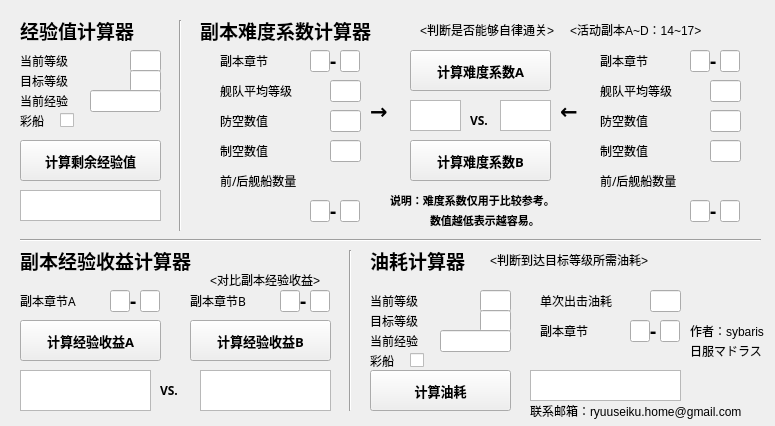
<?xml version="1.0" encoding="UTF-8"?>
<ui version="4.0">
 <class>widget</class>
 <widget class="QWidget" name="widget">
  <property name="geometry">
   <rect>
    <x>0</x>
    <y>0</y>
    <width>775</width>
    <height>426</height>
   </rect>
  </property>
  <property name="minimumSize">
   <size>
    <width>775</width>
    <height>426</height>
   </size>
  </property>
  <property name="maximumSize">
   <size>
    <width>775</width>
    <height>426</height>
   </size>
  </property>
  <property name="windowTitle">
   <string>AZR Pushing Toolbox ver.0.1 *Only support JP/EN server* </string>
  </property>
  <property name="windowIcon">
   <iconset resource="../../../Desktop/test.qrc">
    <normaloff>:/new/icon.jpg</normaloff>:/new/icon.jpg</iconset>
  </property>
  <property name="windowOpacity">
   <double>1.000000000000000</double>
  </property>
  <property name="statusTip">
   <string/>
  </property>
  <widget class="QLabel" name="XP_label">
   <property name="geometry">
    <rect>
     <x>20</x>
     <y>10</y>
     <width>161</width>
     <height>41</height>
    </rect>
   </property>
   <property name="font">
    <font>
     <family>Microsoft YaHei</family>
     <pointsize>14</pointsize>
     <weight>75</weight>
     <bold>true</bold>
    </font>
   </property>
   <property name="text">
    <string>经验值计算器</string>
   </property>
  </widget>
  <widget class="QLabel" name="currentLV_label">
   <property name="geometry">
    <rect>
     <x>20</x>
     <y>40</y>
     <width>101</width>
     <height>41</height>
    </rect>
   </property>
   <property name="font">
    <font>
     <family>Microsoft YaHei</family>
     <pointsize>9</pointsize>
    </font>
   </property>
   <property name="text">
    <string>当前等级</string>
   </property>
  </widget>
  <widget class="QLineEdit" name="currentLV_input">
   <property name="geometry">
    <rect>
     <x>130</x>
     <y>50</y>
     <width>31</width>
     <height>22</height>
    </rect>
   </property>
   <property name="text">
    <string/>
   </property>
  </widget>
  <widget class="QLabel" name="targetLV_label">
   <property name="geometry">
    <rect>
     <x>20</x>
     <y>60</y>
     <width>101</width>
     <height>41</height>
    </rect>
   </property>
   <property name="font">
    <font>
     <family>Microsoft YaHei</family>
     <pointsize>9</pointsize>
    </font>
   </property>
   <property name="mouseTracking">
    <bool>false</bool>
   </property>
   <property name="text">
    <string>目标等级</string>
   </property>
  </widget>
  <widget class="QLineEdit" name="targetLV_input">
   <property name="geometry">
    <rect>
     <x>130</x>
     <y>70</y>
     <width>31</width>
     <height>22</height>
    </rect>
   </property>
   <property name="text">
    <string/>
   </property>
  </widget>
  <widget class="QTextBrowser" name="leftxp_output">
   <property name="geometry">
    <rect>
     <x>20</x>
     <y>190</y>
     <width>141</width>
     <height>31</height>
    </rect>
   </property>
  </widget>
  <widget class="QPushButton" name="leftXP_calc_buttom">
   <property name="geometry">
    <rect>
     <x>20</x>
     <y>140</y>
     <width>141</width>
     <height>41</height>
    </rect>
   </property>
   <property name="font">
    <font>
     <family>Microsoft YaHei</family>
     <pointsize>10</pointsize>
     <weight>75</weight>
     <bold>true</bold>
    </font>
   </property>
   <property name="text">
    <string>计算剩余经验值</string>
   </property>
  </widget>
  <widget class="QCheckBox" name="isnormal_checkbox">
   <property name="geometry">
    <rect>
     <x>60</x>
     <y>110</y>
     <width>21</width>
     <height>20</height>
    </rect>
   </property>
   <property name="font">
    <font>
     <family>Microsoft YaHei</family>
     <pointsize>10</pointsize>
    </font>
   </property>
   <property name="text">
    <string/>
   </property>
  </widget>
  <widget class="QLabel" name="isnormal_label">
   <property name="geometry">
    <rect>
     <x>20</x>
     <y>100</y>
     <width>41</width>
     <height>41</height>
    </rect>
   </property>
   <property name="font">
    <font>
     <family>Microsoft YaHei</family>
     <pointsize>9</pointsize>
    </font>
   </property>
   <property name="mouseTracking">
    <bool>false</bool>
   </property>
   <property name="text">
    <string>彩船</string>
   </property>
  </widget>
  <widget class="QLabel" name="difficulty_calc_label">
   <property name="geometry">
    <rect>
     <x>200</x>
     <y>10</y>
     <width>291</width>
     <height>41</height>
    </rect>
   </property>
   <property name="font">
    <font>
     <family>Microsoft YaHei</family>
     <pointsize>14</pointsize>
     <weight>75</weight>
     <bold>true</bold>
    </font>
   </property>
   <property name="text">
    <string>副本难度系数计算器</string>
   </property>
  </widget>
  <widget class="QLabel" name="chapter_label_a">
   <property name="geometry">
    <rect>
     <x>220</x>
     <y>40</y>
     <width>71</width>
     <height>41</height>
    </rect>
   </property>
   <property name="font">
    <font>
     <family>Microsoft YaHei</family>
     <pointsize>9</pointsize>
    </font>
   </property>
   <property name="text">
    <string>副本章节</string>
   </property>
  </widget>
  <widget class="QLineEdit" name="chapter_input_a">
   <property name="geometry">
    <rect>
     <x>310</x>
     <y>50</y>
     <width>20</width>
     <height>22</height>
    </rect>
   </property>
   <property name="text">
    <string/>
   </property>
  </widget>
  <widget class="QLineEdit" name="section_input">
   <property name="geometry">
    <rect>
     <x>340</x>
     <y>50</y>
     <width>20</width>
     <height>22</height>
    </rect>
   </property>
   <property name="text">
    <string/>
   </property>
  </widget>
  <widget class="QLabel" name="yokosenn01">
   <property name="geometry">
    <rect>
     <x>330</x>
     <y>40</y>
     <width>16</width>
     <height>41</height>
    </rect>
   </property>
   <property name="font">
    <font>
     <family>Microsoft YaHei</family>
     <pointsize>14</pointsize>
     <weight>75</weight>
     <bold>true</bold>
    </font>
   </property>
   <property name="text">
    <string>-</string>
   </property>
  </widget>
  <widget class="QLabel" name="aver_level_label">
   <property name="geometry">
    <rect>
     <x>220</x>
     <y>70</y>
     <width>101</width>
     <height>41</height>
    </rect>
   </property>
   <property name="font">
    <font>
     <family>Microsoft YaHei</family>
     <pointsize>9</pointsize>
    </font>
   </property>
   <property name="text">
    <string>舰队平均等级</string>
   </property>
  </widget>
  <widget class="QLineEdit" name="aver_level_input">
   <property name="geometry">
    <rect>
     <x>330</x>
     <y>80</y>
     <width>31</width>
     <height>22</height>
    </rect>
   </property>
   <property name="text">
    <string/>
   </property>
  </widget>
  <widget class="QLabel" name="antiair_label">
   <property name="geometry">
    <rect>
     <x>220</x>
     <y>100</y>
     <width>101</width>
     <height>41</height>
    </rect>
   </property>
   <property name="font">
    <font>
     <family>Microsoft YaHei</family>
     <pointsize>9</pointsize>
    </font>
   </property>
   <property name="text">
    <string>防空数值</string>
   </property>
  </widget>
  <widget class="QLineEdit" name="antiair_input">
   <property name="geometry">
    <rect>
     <x>330</x>
     <y>110</y>
     <width>31</width>
     <height>22</height>
    </rect>
   </property>
   <property name="text">
    <string/>
   </property>
  </widget>
  <widget class="QLabel" name="airctrl_label">
   <property name="geometry">
    <rect>
     <x>220</x>
     <y>130</y>
     <width>101</width>
     <height>41</height>
    </rect>
   </property>
   <property name="font">
    <font>
     <family>Microsoft YaHei</family>
     <pointsize>9</pointsize>
    </font>
   </property>
   <property name="text">
    <string>制空数值</string>
   </property>
  </widget>
  <widget class="QLineEdit" name="airctrl_input">
   <property name="geometry">
    <rect>
     <x>330</x>
     <y>140</y>
     <width>31</width>
     <height>22</height>
    </rect>
   </property>
   <property name="text">
    <string/>
   </property>
  </widget>
  <widget class="QLabel" name="fleetsize_label">
   <property name="geometry">
    <rect>
     <x>220</x>
     <y>160</y>
     <width>111</width>
     <height>41</height>
    </rect>
   </property>
   <property name="font">
    <font>
     <family>Microsoft YaHei</family>
     <pointsize>9</pointsize>
    </font>
   </property>
   <property name="text">
    <string>前/后舰船数量</string>
   </property>
  </widget>
  <widget class="QLineEdit" name="backsize_input">
   <property name="geometry">
    <rect>
     <x>340</x>
     <y>200</y>
     <width>20</width>
     <height>22</height>
    </rect>
   </property>
   <property name="text">
    <string/>
   </property>
  </widget>
  <widget class="QLabel" name="yokosenn05">
   <property name="geometry">
    <rect>
     <x>330</x>
     <y>190</y>
     <width>16</width>
     <height>41</height>
    </rect>
   </property>
   <property name="font">
    <font>
     <family>Microsoft YaHei</family>
     <pointsize>14</pointsize>
     <weight>75</weight>
     <bold>true</bold>
    </font>
   </property>
   <property name="text">
    <string>-</string>
   </property>
  </widget>
  <widget class="QLineEdit" name="frontsize_input">
   <property name="geometry">
    <rect>
     <x>310</x>
     <y>200</y>
     <width>20</width>
     <height>22</height>
    </rect>
   </property>
   <property name="text">
    <string/>
   </property>
  </widget>
  <widget class="QPushButton" name="diff_ratio_calc_button01">
   <property name="geometry">
    <rect>
     <x>410</x>
     <y>50</y>
     <width>141</width>
     <height>41</height>
    </rect>
   </property>
   <property name="font">
    <font>
     <family>Microsoft YaHei</family>
     <pointsize>10</pointsize>
     <weight>75</weight>
     <bold>true</bold>
    </font>
   </property>
   <property name="text">
    <string>计算难度系数A</string>
   </property>
  </widget>
  <widget class="Line" name="line">
   <property name="geometry">
    <rect>
     <x>170</x>
     <y>20</y>
     <width>20</width>
     <height>211</height>
    </rect>
   </property>
   <property name="orientation">
    <enum>Qt::Vertical</enum>
   </property>
  </widget>
  <widget class="Line" name="line_2">
   <property name="geometry">
    <rect>
     <x>20</x>
     <y>230</y>
     <width>741</width>
     <height>20</height>
    </rect>
   </property>
   <property name="orientation">
    <enum>Qt::Horizontal</enum>
   </property>
  </widget>
  <widget class="QTextBrowser" name="difficulty_ratio_output">
   <property name="geometry">
    <rect>
     <x>410</x>
     <y>100</y>
     <width>51</width>
     <height>31</height>
    </rect>
   </property>
  </widget>
  <widget class="QLabel" name="icon01">
   <property name="geometry">
    <rect>
     <x>690</x>
     <y>250</y>
     <width>71</width>
     <height>71</height>
    </rect>
   </property>
   <property name="styleSheet">
    <string notr="true">image: url(:/new/icon.jpg);</string>
   </property>
   <property name="text">
    <string/>
   </property>
  </widget>
  <widget class="QLabel" name="tips01">
   <property name="geometry">
    <rect>
     <x>420</x>
     <y>20</y>
     <width>151</width>
     <height>21</height>
    </rect>
   </property>
   <property name="text">
    <string>&lt;判断是否能够自律通关&gt;</string>
   </property>
  </widget>
  <widget class="QLineEdit" name="section_input_2">
   <property name="geometry">
    <rect>
     <x>720</x>
     <y>50</y>
     <width>20</width>
     <height>22</height>
    </rect>
   </property>
   <property name="text">
    <string/>
   </property>
  </widget>
  <widget class="QLabel" name="yokosenn04">
   <property name="geometry">
    <rect>
     <x>710</x>
     <y>190</y>
     <width>16</width>
     <height>41</height>
    </rect>
   </property>
   <property name="font">
    <font>
     <family>Microsoft YaHei</family>
     <pointsize>14</pointsize>
     <weight>75</weight>
     <bold>true</bold>
    </font>
   </property>
   <property name="text">
    <string>-</string>
   </property>
  </widget>
  <widget class="QLabel" name="yokosenn03">
   <property name="geometry">
    <rect>
     <x>710</x>
     <y>40</y>
     <width>16</width>
     <height>41</height>
    </rect>
   </property>
   <property name="font">
    <font>
     <family>Microsoft YaHei</family>
     <pointsize>14</pointsize>
     <weight>75</weight>
     <bold>true</bold>
    </font>
   </property>
   <property name="text">
    <string>-</string>
   </property>
  </widget>
  <widget class="QLineEdit" name="chapter_input_a_2">
   <property name="geometry">
    <rect>
     <x>690</x>
     <y>50</y>
     <width>20</width>
     <height>22</height>
    </rect>
   </property>
   <property name="text">
    <string/>
   </property>
  </widget>
  <widget class="QLineEdit" name="aver_level_input_2">
   <property name="geometry">
    <rect>
     <x>710</x>
     <y>80</y>
     <width>31</width>
     <height>22</height>
    </rect>
   </property>
   <property name="text">
    <string/>
   </property>
  </widget>
  <widget class="QLabel" name="antiair_label_2">
   <property name="geometry">
    <rect>
     <x>600</x>
     <y>100</y>
     <width>101</width>
     <height>41</height>
    </rect>
   </property>
   <property name="font">
    <font>
     <family>Microsoft YaHei</family>
     <pointsize>9</pointsize>
    </font>
   </property>
   <property name="text">
    <string>防空数值</string>
   </property>
  </widget>
  <widget class="QLineEdit" name="backsize_input_2">
   <property name="geometry">
    <rect>
     <x>720</x>
     <y>200</y>
     <width>20</width>
     <height>22</height>
    </rect>
   </property>
   <property name="text">
    <string/>
   </property>
  </widget>
  <widget class="QLineEdit" name="antiair_input_2">
   <property name="geometry">
    <rect>
     <x>710</x>
     <y>110</y>
     <width>31</width>
     <height>22</height>
    </rect>
   </property>
   <property name="text">
    <string/>
   </property>
  </widget>
  <widget class="QLineEdit" name="airctrl_input_2">
   <property name="geometry">
    <rect>
     <x>710</x>
     <y>140</y>
     <width>31</width>
     <height>22</height>
    </rect>
   </property>
   <property name="text">
    <string/>
   </property>
  </widget>
  <widget class="QLabel" name="aver_level_label_2">
   <property name="geometry">
    <rect>
     <x>600</x>
     <y>70</y>
     <width>101</width>
     <height>41</height>
    </rect>
   </property>
   <property name="font">
    <font>
     <family>Microsoft YaHei</family>
     <pointsize>9</pointsize>
    </font>
   </property>
   <property name="text">
    <string>舰队平均等级</string>
   </property>
  </widget>
  <widget class="QLabel" name="fleetsize_label_2">
   <property name="geometry">
    <rect>
     <x>600</x>
     <y>160</y>
     <width>111</width>
     <height>41</height>
    </rect>
   </property>
   <property name="font">
    <font>
     <family>Microsoft YaHei</family>
     <pointsize>9</pointsize>
    </font>
   </property>
   <property name="text">
    <string>前/后舰船数量</string>
   </property>
  </widget>
  <widget class="QLabel" name="chapter_label_a_2">
   <property name="geometry">
    <rect>
     <x>600</x>
     <y>40</y>
     <width>71</width>
     <height>41</height>
    </rect>
   </property>
   <property name="font">
    <font>
     <family>Microsoft YaHei</family>
     <pointsize>9</pointsize>
    </font>
   </property>
   <property name="text">
    <string>副本章节</string>
   </property>
  </widget>
  <widget class="QLabel" name="airctrl_label_2">
   <property name="geometry">
    <rect>
     <x>600</x>
     <y>130</y>
     <width>101</width>
     <height>41</height>
    </rect>
   </property>
   <property name="font">
    <font>
     <family>Microsoft YaHei</family>
     <pointsize>9</pointsize>
    </font>
   </property>
   <property name="text">
    <string>制空数值</string>
   </property>
  </widget>
  <widget class="QLineEdit" name="frontsize_input_2">
   <property name="geometry">
    <rect>
     <x>690</x>
     <y>200</y>
     <width>20</width>
     <height>22</height>
    </rect>
   </property>
   <property name="text">
    <string/>
   </property>
  </widget>
  <widget class="QTextBrowser" name="difficulty_ratio_output_2">
   <property name="geometry">
    <rect>
     <x>500</x>
     <y>100</y>
     <width>51</width>
     <height>31</height>
    </rect>
   </property>
  </widget>
  <widget class="QLabel" name="arrow01">
   <property name="geometry">
    <rect>
     <x>370</x>
     <y>100</y>
     <width>31</width>
     <height>21</height>
    </rect>
   </property>
   <property name="font">
    <font>
     <family>Microsoft YaHei</family>
     <pointsize>16</pointsize>
     <weight>75</weight>
     <bold>true</bold>
    </font>
   </property>
   <property name="text">
    <string>→</string>
   </property>
  </widget>
  <widget class="QLabel" name="arrow02">
   <property name="geometry">
    <rect>
     <x>560</x>
     <y>100</y>
     <width>31</width>
     <height>21</height>
    </rect>
   </property>
   <property name="font">
    <font>
     <family>Microsoft YaHei</family>
     <pointsize>16</pointsize>
     <weight>75</weight>
     <bold>true</bold>
    </font>
   </property>
   <property name="text">
    <string>←</string>
   </property>
  </widget>
  <widget class="QPushButton" name="diff_ratio_calc_button02">
   <property name="geometry">
    <rect>
     <x>410</x>
     <y>140</y>
     <width>141</width>
     <height>41</height>
    </rect>
   </property>
   <property name="font">
    <font>
     <family>Microsoft YaHei</family>
     <pointsize>10</pointsize>
     <weight>75</weight>
     <bold>true</bold>
    </font>
   </property>
   <property name="text">
    <string>计算难度系数B</string>
   </property>
  </widget>
  <widget class="QLabel" name="XPgain_label">
   <property name="geometry">
    <rect>
     <x>20</x>
     <y>240</y>
     <width>211</width>
     <height>41</height>
    </rect>
   </property>
   <property name="font">
    <font>
     <family>Microsoft YaHei</family>
     <pointsize>14</pointsize>
     <weight>75</weight>
     <bold>true</bold>
    </font>
   </property>
   <property name="text">
    <string>副本经验收益计算器</string>
   </property>
  </widget>
  <widget class="QLabel" name="chapter_label_a_3">
   <property name="geometry">
    <rect>
     <x>20</x>
     <y>280</y>
     <width>71</width>
     <height>41</height>
    </rect>
   </property>
   <property name="font">
    <font>
     <family>Microsoft YaHei</family>
     <pointsize>9</pointsize>
    </font>
   </property>
   <property name="text">
    <string>副本章节A</string>
   </property>
  </widget>
  <widget class="QLineEdit" name="section_input_3">
   <property name="geometry">
    <rect>
     <x>140</x>
     <y>290</y>
     <width>20</width>
     <height>22</height>
    </rect>
   </property>
   <property name="text">
    <string/>
   </property>
  </widget>
  <widget class="QLabel" name="yokosenn02">
   <property name="geometry">
    <rect>
     <x>130</x>
     <y>280</y>
     <width>16</width>
     <height>41</height>
    </rect>
   </property>
   <property name="font">
    <font>
     <family>Microsoft YaHei</family>
     <pointsize>14</pointsize>
     <weight>75</weight>
     <bold>true</bold>
    </font>
   </property>
   <property name="text">
    <string>-</string>
   </property>
  </widget>
  <widget class="QLineEdit" name="chapter_input_a_3">
   <property name="geometry">
    <rect>
     <x>110</x>
     <y>290</y>
     <width>20</width>
     <height>22</height>
    </rect>
   </property>
   <property name="text">
    <string/>
   </property>
  </widget>
  <widget class="QLabel" name="chapter_label_a_4">
   <property name="geometry">
    <rect>
     <x>190</x>
     <y>280</y>
     <width>71</width>
     <height>41</height>
    </rect>
   </property>
   <property name="font">
    <font>
     <family>Microsoft YaHei</family>
     <pointsize>9</pointsize>
    </font>
   </property>
   <property name="text">
    <string>副本章节B</string>
   </property>
  </widget>
  <widget class="QLineEdit" name="section_input_4">
   <property name="geometry">
    <rect>
     <x>310</x>
     <y>290</y>
     <width>20</width>
     <height>22</height>
    </rect>
   </property>
   <property name="text">
    <string/>
   </property>
  </widget>
  <widget class="QLabel" name="yokosenn06">
   <property name="geometry">
    <rect>
     <x>300</x>
     <y>280</y>
     <width>16</width>
     <height>41</height>
    </rect>
   </property>
   <property name="font">
    <font>
     <family>Microsoft YaHei</family>
     <pointsize>14</pointsize>
     <weight>75</weight>
     <bold>true</bold>
    </font>
   </property>
   <property name="text">
    <string>-</string>
   </property>
  </widget>
  <widget class="QLineEdit" name="chapter_input_a_4">
   <property name="geometry">
    <rect>
     <x>280</x>
     <y>290</y>
     <width>20</width>
     <height>22</height>
    </rect>
   </property>
   <property name="text">
    <string/>
   </property>
  </widget>
  <widget class="QPushButton" name="XPgain_calc_button01">
   <property name="geometry">
    <rect>
     <x>20</x>
     <y>320</y>
     <width>141</width>
     <height>41</height>
    </rect>
   </property>
   <property name="font">
    <font>
     <family>Microsoft YaHei</family>
     <pointsize>10</pointsize>
     <weight>75</weight>
     <bold>true</bold>
    </font>
   </property>
   <property name="text">
    <string>计算经验收益A</string>
   </property>
  </widget>
  <widget class="QPushButton" name="XPgain_calc_button02">
   <property name="geometry">
    <rect>
     <x>190</x>
     <y>320</y>
     <width>141</width>
     <height>41</height>
    </rect>
   </property>
   <property name="font">
    <font>
     <family>Microsoft YaHei</family>
     <pointsize>10</pointsize>
     <weight>75</weight>
     <bold>true</bold>
    </font>
   </property>
   <property name="text">
    <string>计算经验收益B</string>
   </property>
  </widget>
  <widget class="QLabel" name="VS_label_01">
   <property name="geometry">
    <rect>
     <x>470</x>
     <y>100</y>
     <width>31</width>
     <height>41</height>
    </rect>
   </property>
   <property name="font">
    <font>
     <family>Microsoft YaHei</family>
     <pointsize>9</pointsize>
     <weight>75</weight>
     <bold>true</bold>
    </font>
   </property>
   <property name="mouseTracking">
    <bool>false</bool>
   </property>
   <property name="text">
    <string>VS.</string>
   </property>
  </widget>
  <widget class="QLabel" name="tips03">
   <property name="geometry">
    <rect>
     <x>390</x>
     <y>190</y>
     <width>201</width>
     <height>21</height>
    </rect>
   </property>
   <property name="font">
    <font>
     <pointsize>8</pointsize>
     <weight>75</weight>
     <italic>false</italic>
     <bold>true</bold>
     <underline>false</underline>
    </font>
   </property>
   <property name="text">
    <string>说明：难度系数仅用于比较参考。</string>
   </property>
  </widget>
  <widget class="QLabel" name="tips04">
   <property name="geometry">
    <rect>
     <x>430</x>
     <y>210</y>
     <width>151</width>
     <height>21</height>
    </rect>
   </property>
   <property name="font">
    <font>
     <pointsize>8</pointsize>
     <weight>75</weight>
     <italic>false</italic>
     <bold>true</bold>
     <underline>false</underline>
    </font>
   </property>
   <property name="text">
    <string>数值越低表示越容易。</string>
   </property>
  </widget>
  <widget class="QTextBrowser" name="xpgain_output_01">
   <property name="geometry">
    <rect>
     <x>20</x>
     <y>370</y>
     <width>131</width>
     <height>41</height>
    </rect>
   </property>
  </widget>
  <widget class="QTextBrowser" name="xpgain_output_02">
   <property name="geometry">
    <rect>
     <x>200</x>
     <y>370</y>
     <width>131</width>
     <height>41</height>
    </rect>
   </property>
  </widget>
  <widget class="QLabel" name="targetLV_label_3">
   <property name="geometry">
    <rect>
     <x>160</x>
     <y>370</y>
     <width>31</width>
     <height>41</height>
    </rect>
   </property>
   <property name="font">
    <font>
     <family>Microsoft YaHei</family>
     <pointsize>9</pointsize>
     <weight>75</weight>
     <bold>true</bold>
    </font>
   </property>
   <property name="mouseTracking">
    <bool>false</bool>
   </property>
   <property name="text">
    <string>VS.</string>
   </property>
  </widget>
  <widget class="Line" name="line_3">
   <property name="geometry">
    <rect>
     <x>340</x>
     <y>250</y>
     <width>20</width>
     <height>161</height>
    </rect>
   </property>
   <property name="orientation">
    <enum>Qt::Vertical</enum>
   </property>
  </widget>
  <widget class="QLabel" name="oilcost_label">
   <property name="geometry">
    <rect>
     <x>370</x>
     <y>240</y>
     <width>121</width>
     <height>41</height>
    </rect>
   </property>
   <property name="font">
    <font>
     <family>Microsoft YaHei</family>
     <pointsize>14</pointsize>
     <weight>75</weight>
     <bold>true</bold>
    </font>
   </property>
   <property name="text">
    <string>油耗计算器</string>
   </property>
  </widget>
  <widget class="QLabel" name="targetLV_label_4">
   <property name="geometry">
    <rect>
     <x>370</x>
     <y>300</y>
     <width>101</width>
     <height>41</height>
    </rect>
   </property>
   <property name="font">
    <font>
     <family>Microsoft YaHei</family>
     <pointsize>9</pointsize>
    </font>
   </property>
   <property name="mouseTracking">
    <bool>false</bool>
   </property>
   <property name="text">
    <string>目标等级</string>
   </property>
  </widget>
  <widget class="QLabel" name="currentLV_label_2">
   <property name="geometry">
    <rect>
     <x>370</x>
     <y>280</y>
     <width>101</width>
     <height>41</height>
    </rect>
   </property>
   <property name="font">
    <font>
     <family>Microsoft YaHei</family>
     <pointsize>9</pointsize>
    </font>
   </property>
   <property name="text">
    <string>当前等级</string>
   </property>
  </widget>
  <widget class="QLineEdit" name="currentLV_input_2">
   <property name="geometry">
    <rect>
     <x>480</x>
     <y>290</y>
     <width>31</width>
     <height>22</height>
    </rect>
   </property>
   <property name="text">
    <string/>
   </property>
  </widget>
  <widget class="QLineEdit" name="targetLV_input_2">
   <property name="geometry">
    <rect>
     <x>480</x>
     <y>310</y>
     <width>31</width>
     <height>22</height>
    </rect>
   </property>
   <property name="text">
    <string/>
   </property>
  </widget>
  <widget class="QLabel" name="isnormal_label_2">
   <property name="geometry">
    <rect>
     <x>370</x>
     <y>340</y>
     <width>41</width>
     <height>41</height>
    </rect>
   </property>
   <property name="font">
    <font>
     <family>Microsoft YaHei</family>
     <pointsize>9</pointsize>
    </font>
   </property>
   <property name="mouseTracking">
    <bool>false</bool>
   </property>
   <property name="text">
    <string>彩船</string>
   </property>
  </widget>
  <widget class="QCheckBox" name="isnormal_checkbox_2">
   <property name="geometry">
    <rect>
     <x>410</x>
     <y>350</y>
     <width>21</width>
     <height>20</height>
    </rect>
   </property>
   <property name="font">
    <font>
     <family>Microsoft YaHei</family>
     <pointsize>10</pointsize>
    </font>
   </property>
   <property name="text">
    <string/>
   </property>
  </widget>
  <widget class="QLabel" name="singleoilcost_label">
   <property name="geometry">
    <rect>
     <x>540</x>
     <y>280</y>
     <width>101</width>
     <height>41</height>
    </rect>
   </property>
   <property name="font">
    <font>
     <family>Microsoft YaHei</family>
     <pointsize>9</pointsize>
    </font>
   </property>
   <property name="mouseTracking">
    <bool>false</bool>
   </property>
   <property name="text">
    <string>单次出击油耗</string>
   </property>
  </widget>
  <widget class="QLineEdit" name="currentLV_input_3">
   <property name="geometry">
    <rect>
     <x>650</x>
     <y>290</y>
     <width>31</width>
     <height>22</height>
    </rect>
   </property>
   <property name="text">
    <string/>
   </property>
  </widget>
  <widget class="QLabel" name="chapter_label_a_5">
   <property name="geometry">
    <rect>
     <x>540</x>
     <y>310</y>
     <width>71</width>
     <height>41</height>
    </rect>
   </property>
   <property name="font">
    <font>
     <family>Microsoft YaHei</family>
     <pointsize>9</pointsize>
    </font>
   </property>
   <property name="text">
    <string>副本章节</string>
   </property>
  </widget>
  <widget class="QLineEdit" name="section_input_5">
   <property name="geometry">
    <rect>
     <x>660</x>
     <y>320</y>
     <width>20</width>
     <height>22</height>
    </rect>
   </property>
   <property name="text">
    <string/>
   </property>
  </widget>
  <widget class="QLabel" name="yokosenn07">
   <property name="geometry">
    <rect>
     <x>650</x>
     <y>310</y>
     <width>16</width>
     <height>41</height>
    </rect>
   </property>
   <property name="font">
    <font>
     <family>Microsoft YaHei</family>
     <pointsize>14</pointsize>
     <weight>75</weight>
     <bold>true</bold>
    </font>
   </property>
   <property name="text">
    <string>-</string>
   </property>
  </widget>
  <widget class="QLineEdit" name="chapter_input_a_5">
   <property name="geometry">
    <rect>
     <x>630</x>
     <y>320</y>
     <width>20</width>
     <height>22</height>
    </rect>
   </property>
   <property name="text">
    <string/>
   </property>
  </widget>
  <widget class="QPushButton" name="oilcost_calc_button">
   <property name="geometry">
    <rect>
     <x>370</x>
     <y>370</y>
     <width>141</width>
     <height>41</height>
    </rect>
   </property>
   <property name="font">
    <font>
     <family>Microsoft YaHei</family>
     <pointsize>10</pointsize>
     <weight>75</weight>
     <bold>true</bold>
    </font>
   </property>
   <property name="text">
    <string>计算油耗</string>
   </property>
  </widget>
  <widget class="QTextBrowser" name="leftxp_output_4">
   <property name="geometry">
    <rect>
     <x>530</x>
     <y>370</y>
     <width>151</width>
     <height>31</height>
    </rect>
   </property>
  </widget>
  <widget class="QLabel" name="tips02">
   <property name="geometry">
    <rect>
     <x>570</x>
     <y>20</y>
     <width>141</width>
     <height>21</height>
    </rect>
   </property>
   <property name="text">
    <string>&lt;活动副本A~D：14~17&gt;</string>
   </property>
  </widget>
  <widget class="QLabel" name="tips06">
   <property name="geometry">
    <rect>
     <x>490</x>
     <y>250</y>
     <width>191</width>
     <height>21</height>
    </rect>
   </property>
   <property name="text">
    <string>&lt;判断到达目标等级所需油耗&gt;</string>
   </property>
  </widget>
  <widget class="QLabel" name="tips05">
   <property name="geometry">
    <rect>
     <x>210</x>
     <y>270</y>
     <width>121</width>
     <height>21</height>
    </rect>
   </property>
   <property name="text">
    <string>&lt;对比副本经验收益&gt;</string>
   </property>
  </widget>
  <widget class="QLabel" name="writertips">
   <property name="geometry">
    <rect>
     <x>690</x>
     <y>320</y>
     <width>81</width>
     <height>21</height>
    </rect>
   </property>
   <property name="text">
    <string>作者：sybaris</string>
   </property>
  </widget>
  <widget class="QLabel" name="serverstips">
   <property name="geometry">
    <rect>
     <x>690</x>
     <y>340</y>
     <width>71</width>
     <height>21</height>
    </rect>
   </property>
   <property name="text">
    <string>日服マドラス</string>
   </property>
  </widget>
  <widget class="QLabel" name="serverstips_2">
   <property name="geometry">
    <rect>
     <x>530</x>
     <y>400</y>
     <width>221</width>
     <height>21</height>
    </rect>
   </property>
   <property name="text">
    <string>联系邮箱：ryuuseiku.home@gmail.com</string>
   </property>
  </widget>
  <widget class="QLabel" name="currentXP_label_01">
   <property name="geometry">
    <rect>
     <x>20</x>
     <y>80</y>
     <width>101</width>
     <height>41</height>
    </rect>
   </property>
   <property name="font">
    <font>
     <family>Microsoft YaHei</family>
     <pointsize>9</pointsize>
    </font>
   </property>
   <property name="mouseTracking">
    <bool>false</bool>
   </property>
   <property name="text">
    <string>当前经验</string>
   </property>
  </widget>
  <widget class="QLineEdit" name="currentXP_intput01">
   <property name="geometry">
    <rect>
     <x>90</x>
     <y>90</y>
     <width>71</width>
     <height>22</height>
    </rect>
   </property>
   <property name="text">
    <string/>
   </property>
  </widget>
  <widget class="QLabel" name="currentXP_label_02">
   <property name="geometry">
    <rect>
     <x>370</x>
     <y>320</y>
     <width>101</width>
     <height>41</height>
    </rect>
   </property>
   <property name="font">
    <font>
     <family>Microsoft YaHei</family>
     <pointsize>9</pointsize>
    </font>
   </property>
   <property name="mouseTracking">
    <bool>false</bool>
   </property>
   <property name="text">
    <string>当前经验</string>
   </property>
  </widget>
  <widget class="QLineEdit" name="currentXP_intput02">
   <property name="geometry">
    <rect>
     <x>440</x>
     <y>330</y>
     <width>71</width>
     <height>22</height>
    </rect>
   </property>
   <property name="text">
    <string/>
   </property>
  </widget>
 </widget>
 <resources>
  <include location="../../../Desktop/test.qrc"/>
 </resources>
 <connections/>
</ui>
